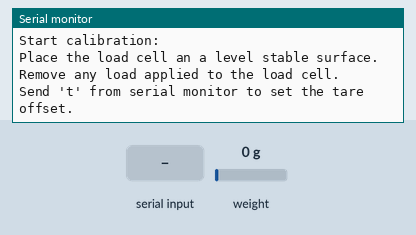
This sketch was run on a simulated ESP8266 (NodeMCU). On the bench: the last lines printed to the serial monitor. Inputs (shaded band) come from the test bench; at power-on: weight on the scale 0 g.

Above: at 3.2 s.
3.3 s: "t90\n" received over Serial
At 4.4 s:
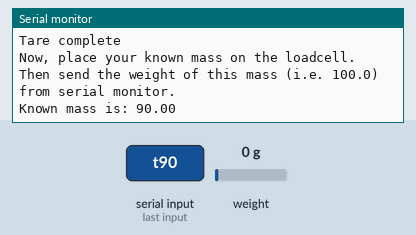
4.8 s: "n90\n" received over Serial
At 5.02 s:
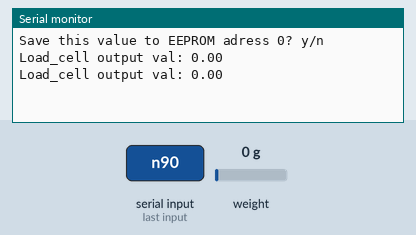
6.4 s: weight on the scale set to 100 g
At 6.42 s:
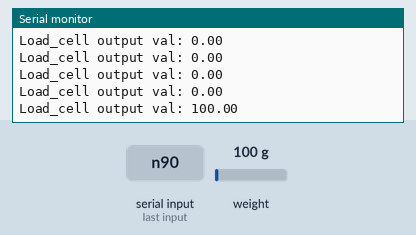
7.9 s: weight on the scale set to 1250 g
At 7.92 s:
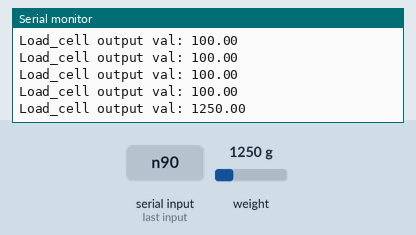
Timing chart, 0 to 10.4 s (numbered marks = the images above; inputs shaded):
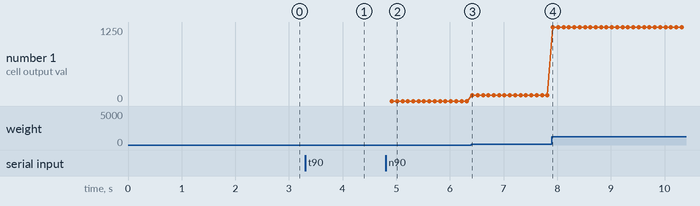

The sketch:

HX711SerialCalibration.ino
```cpp
/*
   -------------------------------------------------------------------------------------
   HX711_ADC
   Arduino library for HX711 24-Bit Analog-to-Digital Converter for Weight Scales
   Olav Kallhovd sept2017
   -------------------------------------------------------------------------------------
*/

/*
   This example file shows how to calibrate the load cell and optionally store the calibration
   value in EEPROM, and also how to change the value manually.
   The result value can then later be included in your project sketch or fetched from EEPROM.

   To implement calibration in your project sketch the simplified procedure is as follow:
       LoadCell.tare();
       //place known mass
       LoadCell.refreshDataSet();
       float newCalibrationValue = LoadCell.getNewCalibration(known_mass);
*/

#include <HX711_ADC.h>
#include <EEPROM.h>

//pins:
const int HX711_dout = 4; //mcu > HX711 dout pin
const int HX711_sck = 5; //mcu > HX711 sck pin

//HX711 constructor:
HX711_ADC LoadCell(HX711_dout, HX711_sck);

const int calVal_eepromAdress = 0;
unsigned long t = 0;

void setup() {
  Serial.begin(115200); delay(10);
  Serial.println();
  Serial.println("Starting...");

  LoadCell.begin();
  unsigned long stabilizingtime = 2000; // preciscion right after power-up can be improved by adding a few seconds of stabilizing time
  boolean _tare = false; //set this to false if you don't want tare to be performed in the next step
  LoadCell.start(stabilizingtime, _tare);
  if (LoadCell.getTareTimeoutFlag() || LoadCell.getSignalTimeoutFlag()) {
    Serial.println("Timeout, check MCU>HX711 wiring and pin designations");
    while (1);
  }
  else {
    LoadCell.setCalFactor(1.0); // user set calibration value (float), initial value 1.0 may be used for this sketch
    Serial.println("Startup is complete");
  }
  while (!LoadCell.update());
  calibrate(); //start calibration procedure
}

void loop() {
  static boolean newDataReady = 0;
  const int serialPrintInterval = 0; //increase value to slow down serial print activity

  // check for new data/start next conversion:
  if (LoadCell.update()) newDataReady = true;

  // get smoothed value from the dataset:
  if (newDataReady) {
    if (millis() > t + serialPrintInterval) {
      float i = LoadCell.getData();
      Serial.print("Load_cell output val: ");
      Serial.println(i);
      newDataReady = 0;
      t = millis();
    }
  }

  // receive command from serial terminal
  if (Serial.available() > 0) {
    char inByte = Serial.read();
    if (inByte == 't') LoadCell.tareNoDelay(); //tare
    else if (inByte == 'r') calibrate(); //calibrate
    //else if (inByte == 'c') changeSavedCalFactor(); //edit calibration value manually
  }

  // check if last tare operation is complete
  if (LoadCell.getTareStatus() == true) {
    Serial.println("Tare complete");
  }

}

void calibrate() {
  Serial.println("Start calibration:");
  Serial.println("Place the load cell an a level stable surface.");
  Serial.println("Remove any load applied to the load cell.");
  Serial.println("Send 't' from serial monitor to set the tare offset.");

  boolean _resume = false;
  while (_resume == false) {
    LoadCell.update();
    if (Serial.available() > 0) {
      if (Serial.available() > 0) {
        char inByte = Serial.read();
        if (inByte == 't') LoadCell.tareNoDelay();
      }
    }
    if (LoadCell.getTareStatus() == true) {
      Serial.println("Tare complete");
      _resume = true;
    }
  }

  Serial.println("Now, place your known mass on the loadcell.");
  Serial.println("Then send the weight of this mass (i.e. 100.0) from serial monitor.");

  float known_mass = 0;
  _resume = false;
  while (_resume == false) {
    LoadCell.update();
    if (Serial.available() > 0) {
      known_mass = Serial.parseFloat();
      if (known_mass != 0) {
        Serial.print("Known mass is: ");
        Serial.println(known_mass);
        _resume = true;
      }
    }
  }

  LoadCell.refreshDataSet(); //refresh the dataset to be sure that the known mass is measured correct
  float newCalibrationValue = LoadCell.getNewCalibration(known_mass); //get the new calibration value

  Serial.print("New calibration value has been set to: ");
  Serial.print(newCalibrationValue);
  Serial.println(", use this as calibration value (calFactor) in your project sketch.");
  Serial.print("Save this value to EEPROM adress ");
  Serial.print(calVal_eepromAdress);
  Serial.println("? y/n");

  _resume = false;
  while (_resume == false) {
    if (Serial.available() > 0) {
      char inByte = Serial.read();
      /*
      if (inByte == 'y') {
#if defined(ESP8266)|| defined(ESP32)
        EEPROM.begin(512);
#endif
        EEPROM.put(calVal_eepromAdress, newCalibrationValue);
#if defined(ESP8266)|| defined(ESP32)
        EEPROM.commit();
#endif
        EEPROM.get(calVal_eepromAdress, newCalibrationValue);
        //Serial.print("Value ");
        //Serial.print(newCalibrationValue);
        //Serial.print(" saved to EEPROM address: ");
        //Serial.println(calVal_eepromAdress);
        _resume = true;

      }*/
      if (inByte == 'n') {
        _resume = true;
      }
    }
  }

  //Serial.println("To re-calibrate, send 'r' from serial monitor.");
  //Serial.println("For manual edit of the calibration value, send 'c' from serial monitor.");
  //Serial.println("***");
}

/*
void changeSavedCalFactor() {
  float oldCalibrationValue = LoadCell.getCalFactor();
  boolean _resume = false;
  Serial.print("Current value is: ");
  Serial.println(oldCalibrationValue);
  Serial.println("Now, send the new value from serial monitor, i.e. 696.0");
  float newCalibrationValue;
  while (_resume == false) {
    if (Serial.available() > 0) {
      newCalibrationValue = Serial.parseFloat();
      if (newCalibrationValue != 0) {
        Serial.print("New calibration value is: ");
        Serial.println(newCalibrationValue);
        LoadCell.setCalFactor(newCalibrationValue);
        _resume = true;
      }
    }
  }
  _resume = false;
  Serial.print("Save this value to EEPROM adress ");
  Serial.println("? y/n");
  while (_resume == false) {
    if (Serial.available() > 0) {
      char inByte = Serial.read();
      if (inByte == 'y') {
#if defined(ESP8266)|| defined(ESP32)
        EEPROM.begin(512);
#endif
        EEPROM.put(calVal_eepromAdress, newCalibrationValue);
#if defined(ESP8266)|| defined(ESP32)
        EEPROM.commit();
#endif
        EEPROM.get(calVal_eepromAdress, newCalibrationValue);
        Serial.print("Value ");
        Serial.print(newCalibrationValue);
        Serial.print(" saved to EEPROM address: ");
        Serial.println(calVal_eepromAdress);
        _resume = true;
      }
      else if (inByte == 'n') {
        _resume = true;
      }
    }
  }
  Serial.println("End change calibration value");
}
*/
```

Measured:
- after the input at 3.3 s, the serial monitor: prints a new line at once (image 1)
- after the input at 4.8 s, the serial monitor: prints a new line after 0.12 s (image 2)
- after the input at 6.4 s, the serial monitor: prints a new line at once (image 3)
- after the input at 7.9 s, the serial monitor: prints a new line at once (image 4)
- plotted number 1: 0 → 100 after the input at 6.4 s, 100 → 1250 after the input at 7.9 s
